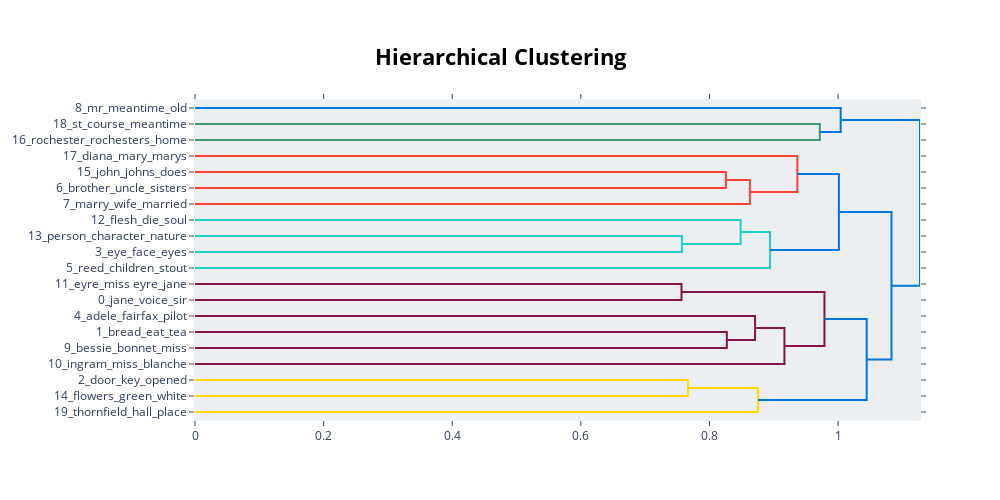

The notebook cell saved with this chart:
### Markdown cell above
## Visualize Topic Hierarchy

### Code cell
topic_model.visualize_hierarchy(top_n_topics=20)

### Figure 1 — Plotly figure (JSON) as saved in the notebook; plotly's stock layout.template omitted (floating-point values rounded to 4 significant figures)
{"data": [{"hoverinfo": "text", "marker": {"color": "rgb(61,153,112)"}, "mode": "lines", "type": "scatter", "x": [0, 0.9716, 0.9716, 0], "xaxis": "x", "y": [-15, -15, -25, -25], "yaxis": "y"}, {"hoverinfo": "text", "marker": {"color": "rgb(0,116,217)"}, "mode": "lines", "type": "scatter", "x": [0, 1.004, 1.004, 0.9716], "xaxis": "x", "y": [-5, -5, -20, -20], "yaxis": "y"}, {"hoverinfo": "text", "marker": {"color": "rgb(255,65,54)"}, "mode": "lines", "type": "scatter", "x": [0, 0.8255, 0.8255, 0], "xaxis": "x", "y": [-45, -45, -55, -55], "yaxis": "y"}, {"hoverinfo": "text", "marker": {"color": "rgb(255,65,54)"}, "mode": "lines", "type": "scatter", "x": [0.8255, 0.8628, 0.8628, 0], "xaxis": "x", "y": [-50, -50, -65, -65], "yaxis": "y"}, {"hoverinfo": "text", "marker": {"color": "rgb(255,65,54)"}, "mode": "lines", "type": "scatter", "x": [0, 0.9367, 0.9367, 0.8628], "xaxis": "x", "y": [-35, -35, -57.5, -57.5], "yaxis": "y"}, {"hoverinfo": "text", "marker": {"color": "rgb(35,205,205)"}, "mode": "lines", "type": "scatter", "x": [0, 0.7572, 0.7572, 0], "xaxis": "x", "y": [-85, -85, -95, -95], "yaxis": "y"}, {"hoverinfo": "text", "marker": {"color": "rgb(35,205,205)"}, "mode": "lines", "type": "scatter", "x": [0, 0.8484, 0.8484, 0.7572], "xaxis": "x", "y": [-75, -75, -90, -90], "yaxis": "y"}, {"hoverinfo": "text", "marker": {"color": "rgb(35,205,205)"}, "mode": "lines", "type": "scatter", "x": [0.8484, 0.8943, 0.8943, 0], "xaxis": "x", "y": [-82.5, -82.5, -105, -105], "yaxis": "y"}, {"hoverinfo": "text", "marker": {"color": "rgb(0,116,217)"}, "mode": "lines", "type": "scatter", "x": [0.9367, 1.001, 1.001, 0.8943], "xaxis": "x", "y": [-46.25, -46.25, -93.75, -93.75], "yaxis": "y"}, {"hoverinfo": "text", "marker": {"color": "rgb(133,20,75)"}, "mode": "lines", "type": "scatter", "x": [0, 0.7565, 0.7565, 0], "xaxis": "x", "y": [-115, -115, -125, -125], "yaxis": "y"}, {"hoverinfo": "text", "marker": {"color": "rgb(133,20,75)"}, "mode": "lines", "type": "scatter", "x": [0, 0.827, 0.827, 0], "xaxis": "x", "y": [-145, -145, -155, -155], "yaxis": "y"}, {"hoverinfo": "text", "marker": {"color": "rgb(133,20,75)"}, "mode": "lines", "type": "scatter", "x": [0, 0.8709, 0.8709, 0.827], "xaxis": "x", "y": [-135, -135, -150, -150], "yaxis": "y"}, {"hoverinfo": "text", "marker": {"color": "rgb(133,20,75)"}, "mode": "lines", "type": "scatter", "x": [0.8709, 0.9166, 0.9166, 0], "xaxis": "x", "y": [-142.5, -142.5, -165, -165], "yaxis": "y"}, {"hoverinfo": "text", "marker": {"color": "rgb(133,20,75)"}, "mode": "lines", "type": "scatter", "x": [0.7565, 0.9788, 0.9788, 0.9166], "xaxis": "x", "y": [-120, -120, -153.8, -153.8], "yaxis": "y"}, {"hoverinfo": "text", "marker": {"color": "rgb(255,220,0)"}, "mode": "lines", "type": "scatter", "x": [0, 0.7666, 0.7666, 0], "xaxis": "x", "y": [-175, -175, -185, -185], "yaxis": "y"}, {"hoverinfo": "text", "marker": {"color": "rgb(255,220,0)"}, "mode": "lines", "type": "scatter", "x": [0.7666, 0.8755, 0.8755, 0], "xaxis": "x", "y": [-180, -180, -195, -195], "yaxis": "y"}, {"hoverinfo": "text", "marker": {"color": "rgb(0,116,217)"}, "mode": "lines", "type": "scatter", "x": [0.9788, 1.045, 1.045, 0.8755], "xaxis": "x", "y": [-136.9, -136.9, -187.5, -187.5], "yaxis": "y"}, {"hoverinfo": "text", "marker": {"color": "rgb(0,116,217)"}, "mode": "lines", "type": "scatter", "x": [1.001, 1.083, 1.083, 1.045], "xaxis": "x", "y": [-70, -70, -162.2, -162.2], "yaxis": "y"}, {"hoverinfo": "text", "marker": {"color": "rgb(0,116,217)"}, "mode": "lines", "type": "scatter", "x": [1.004, 1.127, 1.127, 1.083], "xaxis": "x", "y": [-12.5, -12.5, -116.1, -116.1], "yaxis": "y"}], "layout": {"autosize": false, "height": 500, "hoverlabel": {"bgcolor": "white", "font": {"family": "Rockwell", "size": 16}}, "hovermode": "closest", "plot_bgcolor": "#ECEFF1", "showlegend": false, "title": {"font": {"color": "Black", "size": 22}, "text": "<b>Hierarchical Clustering</b>", "x": 0.5, "xanchor": "center", "yanchor": "top"}, "width": 1000, "xaxis": {"mirror": "allticks", "rangemode": "tozero", "showgrid": false, "showline": true, "showticklabels": true, "ticks": "outside", "type": "linear", "zeroline": false}, "yaxis": {"mirror": "allticks", "range": [-200, 0], "rangemode": "tozero", "showgrid": false, "showline": true, "showticklabels": true, "tickmode": "array", "ticks": "outside", "ticktext": ["8_mr_meantime_old", "18_st_course_meantime", "16_rochester_rochesters_home", "17_diana_mary_marys", "15_john_johns_does", "6_brother_uncle_sisters", "7_marry_wife_married", "12_flesh_die_soul", "13_person_character_nature", "3_eye_face_eyes", "5_reed_children_stout", "11_eyre_miss eyre_jane", "0_jane_voice_sir", "4_adele_fairfax_pilot", "1_bread_eat_tea", "9_bessie_bonnet_miss", "10_ingram_miss_blanche", "2_door_key_opened", "14_flowers_green_white", "19_thornfield_hall_place"], "tickvals": [-5, -15, -25, -35, -45, -55, -65, -75, -85, -95, -105, -115, -125, -135, -145, -155, -165, -175, -185, -195], "type": "linear", "zeroline": false}}}
